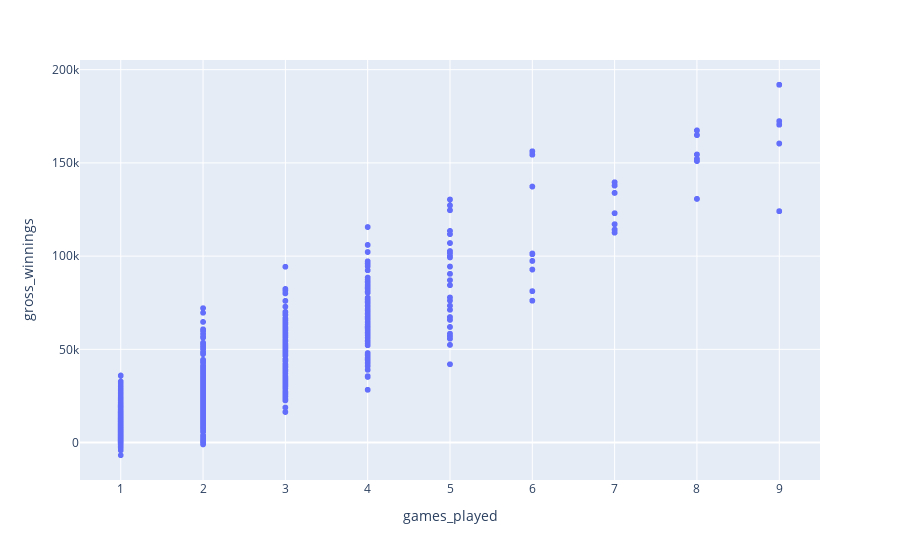

The notebook cell this image was saved under:
### Code cell
fig = px.scatter(sub, x="games_played", y="gross_winnings")
fig.show()

### Figure 1 — Plotly figure (JSON) as saved in the notebook; plotly's stock layout.template omitted (floating-point values rounded to 4 significant figures; data arrays with more than 128 entries replaced by an {"elided": "..."} marker saying what was removed)
{"data": [{"hoverlabel": {"namelength": 0}, "hovertemplate": "games_played=%{x}<br>gross_winnings=%{y}", "legendgroup": "", "marker": {"color": "#636efa", "symbol": "circle"}, "mode": "markers", "name": "", "showlegend": false, "type": "scattergl", "x": {"elided": "2981 int values"}, "xaxis": "x", "y": {"elided": "2981 int values"}, "yaxis": "y"}], "layout": {"legend": {"tracegroupgap": 0}, "margin": {"t": 60}, "xaxis": {"anchor": "y", "domain": [0, 1], "title": {"text": "games_played"}}, "yaxis": {"anchor": "x", "domain": [0, 1], "title": {"text": "gross_winnings"}}}}
